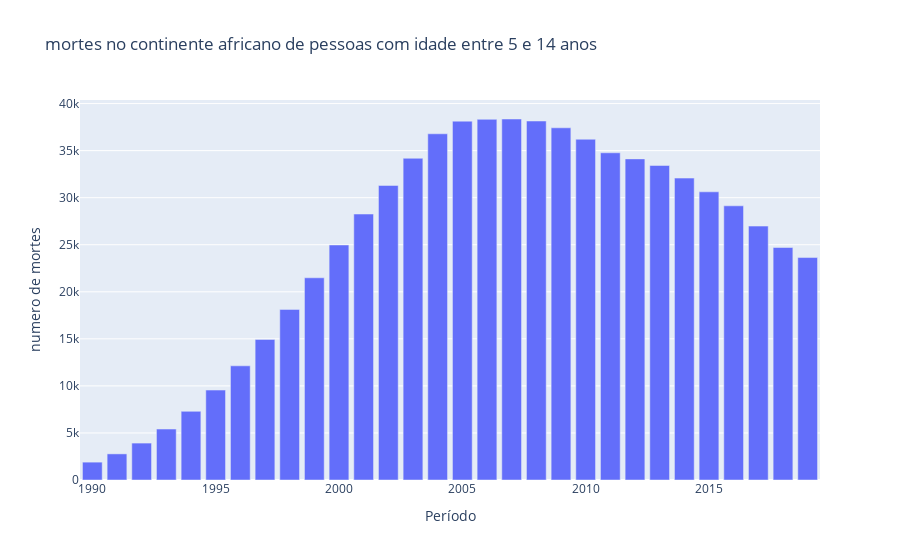

Notebook code for this chart:
### Code cell
data = [go.Bar(x=africa_df['Year'].values,
               y=soma_por_ano_africa['Deaths - HIV/AIDS - Sex: Both - Age: 5-14 years (Number)'])]
               

#criando layout
configuracoes_layout = go.Layout(title='mortes no continente africano de pessoas com idade entre 5 e 14 anos',
                                 yaxis={'title': 'numero de mortes'},
                                 xaxis={'title': 'Período'})

#objeto figura

fig3 = go.Figure(data=data, layout=configuracoes_layout)

#plotando o grafico
py.iplot(fig3)

### Figure 1 — Plotly figure (JSON) as saved in the notebook; plotly's stock layout.template omitted (floating-point values rounded to 4 significant figures; data arrays with more than 128 entries replaced by an {"elided": "..."} marker saying what was removed)
{"data": [{"type": "bar", "x": {"elided": "1500 int values"}, "y": [1898, 2776, 3923, 5414, 7296, 9556, 12133, 14938, 18129, 21487, 24975, 28264, 31301, 34188, 36789, 38133, 38326, 38361, 38149, 37425, 36209, 34770, 34123, 33423, 32083, 30623, 29135, 26981, 24705, 23637]}], "layout": {"title": {"text": "mortes no continente africano de pessoas com idade entre 5 e 14 anos"}, "xaxis": {"title": {"text": "Período"}}, "yaxis": {"title": {"text": "numero de mortes"}}}}
